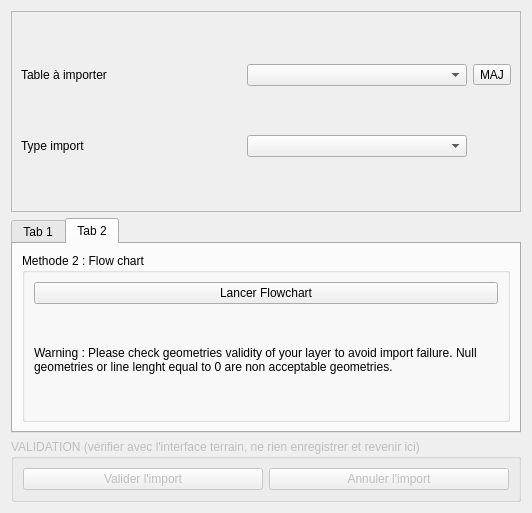
<?xml version="1.0" encoding="UTF-8"?>
<ui version="4.0">
 <class>Form</class>
 <widget class="QWidget" name="Form">
  <property name="geometry">
   <rect>
    <x>0</x>
    <y>0</y>
    <width>532</width>
    <height>513</height>
   </rect>
  </property>
  <property name="windowTitle">
   <string>Form</string>
  </property>
  <layout class="QVBoxLayout" name="verticalLayout" stretch="1,0,0">
   <item>
    <widget class="QFrame" name="frame">
     <property name="frameShape">
      <enum>QFrame::StyledPanel</enum>
     </property>
     <property name="frameShadow">
      <enum>QFrame::Raised</enum>
     </property>
     <layout class="QGridLayout" name="gridLayout">
      <item row="1" column="1">
       <widget class="QComboBox" name="comboBox_typeimport"/>
      </item>
      <item row="1" column="0">
       <widget class="QLabel" name="label">
        <property name="text">
         <string>Type import</string>
        </property>
       </widget>
      </item>
      <item row="0" column="2">
       <widget class="QToolButton" name="toolButton_update">
        <property name="text">
         <string>MAJ</string>
        </property>
       </widget>
      </item>
      <item row="0" column="0">
       <widget class="QLabel" name="label_2">
        <property name="text">
         <string>Table à importer</string>
        </property>
       </widget>
      </item>
      <item row="0" column="1">
       <widget class="QComboBox" name="comboBox_tableimport"/>
      </item>
     </layout>
    </widget>
   </item>
   <item>
    <widget class="QTabWidget" name="tabWidget">
     <property name="currentIndex">
      <number>1</number>
     </property>
     <widget class="QWidget" name="tab">
      <attribute name="title">
       <string>Tab 1</string>
      </attribute>
      <layout class="QVBoxLayout" name="verticalLayout_4">
       <item>
        <widget class="QGroupBox" name="groupBox">
         <property name="title">
          <string>Méthode 1 : simple</string>
         </property>
         <layout class="QVBoxLayout" name="verticalLayout_3">
          <item>
           <widget class="QPushButton" name="pushButton_import">
            <property name="text">
             <string>Tableau d'import</string>
            </property>
           </widget>
          </item>
          <item>
           <widget class="QTableWidget" name="tableWidget"/>
          </item>
          <item>
           <widget class="QPushButton" name="pushButton_importer">
            <property name="text">
             <string>Importer</string>
            </property>
           </widget>
          </item>
         </layout>
        </widget>
       </item>
      </layout>
     </widget>
     <widget class="QWidget" name="tab_2">
      <attribute name="title">
       <string>Tab 2</string>
      </attribute>
      <layout class="QVBoxLayout" name="verticalLayout_5">
       <item>
        <widget class="QGroupBox" name="groupBox_2">
         <property name="title">
          <string>Methode 2 : Flow chart</string>
         </property>
         <layout class="QVBoxLayout" name="verticalLayout_2">
          <item>
           <widget class="QPushButton" name="pushButton_flowchart">
            <property name="text">
             <string>Lancer Flowchart</string>
            </property>
           </widget>
          </item>
          <item>
           <widget class="QLabel" name="label_3">
            <property name="text">
             <string>Warning : Please check geometries validity of your layer to avoid import failure. Null geometries or line lenght equal to 0 are non acceptable geometries.</string>
            </property>
            <property name="wordWrap">
             <bool>true</bool>
            </property>
           </widget>
          </item>
         </layout>
        </widget>
       </item>
      </layout>
     </widget>
    </widget>
   </item>
   <item>
    <widget class="QGroupBox" name="groupBox_3">
     <property name="enabled">
      <bool>false</bool>
     </property>
     <property name="title">
      <string>VALIDATION (vérifier avec l'interface terrain, ne rien enregistrer et revenir ici)</string>
     </property>
     <property name="flat">
      <bool>false</bool>
     </property>
     <property name="checkable">
      <bool>false</bool>
     </property>
     <layout class="QHBoxLayout" name="horizontalLayout">
      <item>
       <widget class="QPushButton" name="pushButton_validimport">
        <property name="text">
         <string>Valider l'import</string>
        </property>
       </widget>
      </item>
      <item>
       <widget class="QPushButton" name="pushButton_rollback">
        <property name="text">
         <string>Annuler l'import</string>
        </property>
       </widget>
      </item>
     </layout>
    </widget>
   </item>
  </layout>
 </widget>
 <resources/>
 <connections/>
</ui>
